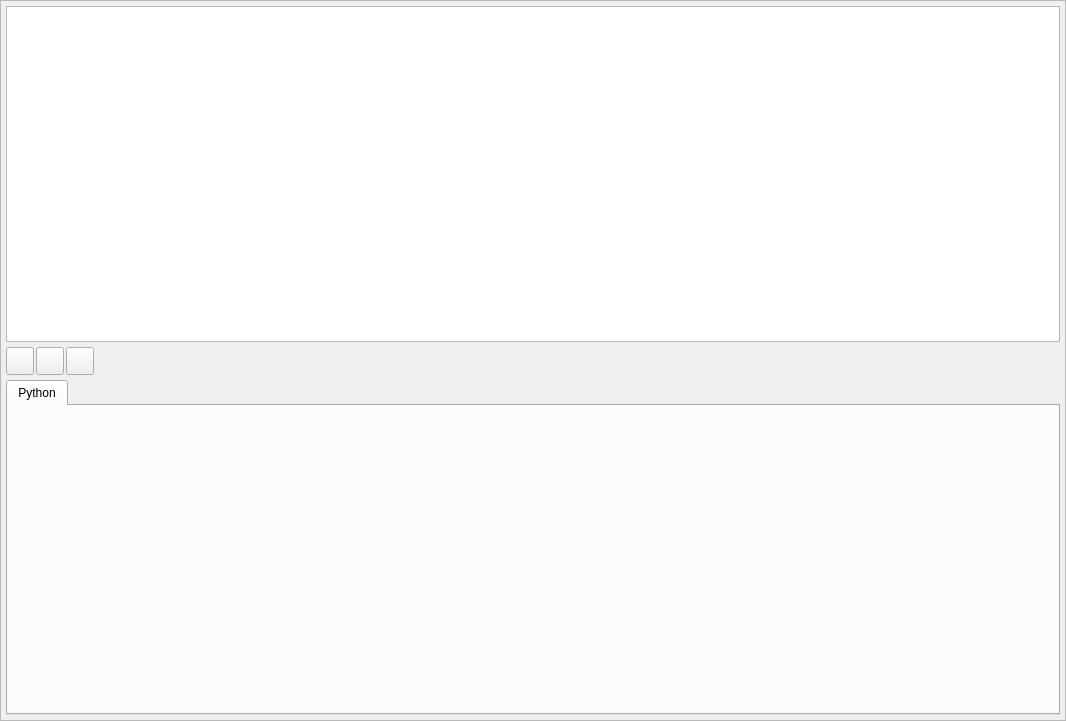
<?xml version="1.0" encoding="UTF-8"?>
<ui version="4.0">
 <class>log_widget</class>
 <widget class="QWidget" name="log_widget">
  <property name="geometry">
   <rect>
    <x>0</x>
    <y>0</y>
    <width>1066</width>
    <height>721</height>
   </rect>
  </property>
  <property name="sizePolicy">
   <sizepolicy hsizetype="Fixed" vsizetype="Fixed">
    <horstretch>0</horstretch>
    <verstretch>0</verstretch>
   </sizepolicy>
  </property>
  <property name="minimumSize">
   <size>
    <width>550</width>
    <height>0</height>
   </size>
  </property>
  <property name="windowTitle">
   <string>Form</string>
  </property>
  <layout class="QVBoxLayout" name="verticalLayout">
   <property name="spacing">
    <number>0</number>
   </property>
   <property name="leftMargin">
    <number>0</number>
   </property>
   <property name="topMargin">
    <number>0</number>
   </property>
   <property name="rightMargin">
    <number>0</number>
   </property>
   <property name="bottomMargin">
    <number>0</number>
   </property>
   <item>
    <widget class="QFrame" name="frame">
     <property name="minimumSize">
      <size>
       <width>0</width>
       <height>50</height>
      </size>
     </property>
     <property name="frameShape">
      <enum>QFrame::StyledPanel</enum>
     </property>
     <property name="frameShadow">
      <enum>QFrame::Raised</enum>
     </property>
     <layout class="QVBoxLayout" name="verticalLayout_2">
      <property name="spacing">
       <number>5</number>
      </property>
      <property name="leftMargin">
       <number>5</number>
      </property>
      <property name="topMargin">
       <number>5</number>
      </property>
      <property name="rightMargin">
       <number>5</number>
      </property>
      <property name="bottomMargin">
       <number>5</number>
      </property>
      <item>
       <widget class="QTextEdit" name="log_textEdit">
        <property name="readOnly">
         <bool>true</bool>
        </property>
        <property name="textInteractionFlags">
         <set>Qt::TextSelectableByMouse</set>
        </property>
       </widget>
      </item>
      <item>
       <layout class="QHBoxLayout" name="horizontalLayout">
        <property name="spacing">
         <number>2</number>
        </property>
        <item>
         <widget class="QPushButton" name="log_execute_pushButton">
          <property name="minimumSize">
           <size>
            <width>28</width>
            <height>28</height>
           </size>
          </property>
          <property name="maximumSize">
           <size>
            <width>28</width>
            <height>28</height>
           </size>
          </property>
          <property name="text">
           <string/>
          </property>
         </widget>
        </item>
        <item>
         <widget class="QPushButton" name="log_clear_pushButton">
          <property name="minimumSize">
           <size>
            <width>28</width>
            <height>28</height>
           </size>
          </property>
          <property name="maximumSize">
           <size>
            <width>28</width>
            <height>28</height>
           </size>
          </property>
          <property name="text">
           <string/>
          </property>
         </widget>
        </item>
        <item>
         <widget class="QPushButton" name="log_report_pushButton">
          <property name="minimumSize">
           <size>
            <width>28</width>
            <height>28</height>
           </size>
          </property>
          <property name="maximumSize">
           <size>
            <width>28</width>
            <height>28</height>
           </size>
          </property>
          <property name="text">
           <string/>
          </property>
         </widget>
        </item>
        <item>
         <spacer name="horizontalSpacer">
          <property name="orientation">
           <enum>Qt::Horizontal</enum>
          </property>
          <property name="sizeHint" stdset="0">
           <size>
            <width>40</width>
            <height>3</height>
           </size>
          </property>
         </spacer>
        </item>
       </layout>
      </item>
      <item>
       <widget class="QTabWidget" name="tabWidget">
        <property name="currentIndex">
         <number>0</number>
        </property>
        <widget class="QWidget" name="python_0">
         <attribute name="title">
          <string>Python</string>
         </attribute>
         <layout class="QVBoxLayout" name="script_editor_layout">
          <property name="spacing">
           <number>0</number>
          </property>
          <property name="leftMargin">
           <number>0</number>
          </property>
          <property name="topMargin">
           <number>10</number>
          </property>
          <property name="rightMargin">
           <number>0</number>
          </property>
          <property name="bottomMargin">
           <number>0</number>
          </property>
         </layout>
        </widget>
       </widget>
      </item>
     </layout>
    </widget>
   </item>
  </layout>
 </widget>
 <resources/>
 <connections>
  <connection>
   <sender>log_widget</sender>
   <signal>destroyed()</signal>
   <receiver>log_widget</receiver>
   <slot>hide()</slot>
   <hints>
    <hint type="sourcelabel">
     <x>532</x>
     <y>360</y>
    </hint>
    <hint type="destinationlabel">
     <x>532</x>
     <y>360</y>
    </hint>
   </hints>
  </connection>
 </connections>
</ui>
